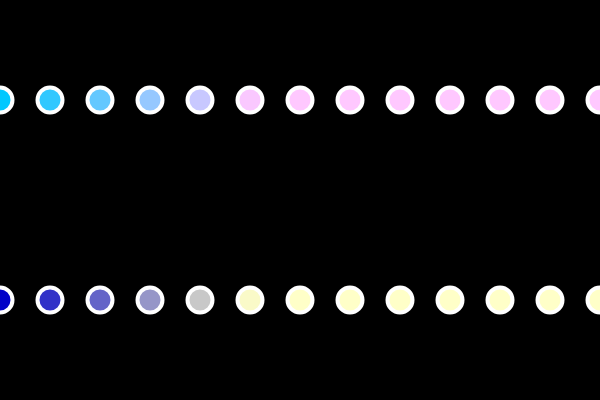
Frame 1 (no input)
Frame 60 (no input): identical to frame 1, image omitted
Frame 120 (the mouse pressed at the canvas centre since frame 60): identical to frame 1, image omitted

The p5.js sketch that drew this single still picture (run headless with seeded random() and noise() and a simulated clock; from frame 60 on, the mouse is pressed at the canvas centre):

// p5.js sketch
// ── sketch.js

function setup() {
  createCanvas(600, 400);
}

function draw() {
  background(0);
  strokeWeight(4);
  stroke(255);
  
  
  var x = 0;
  while(x <= width){
      fill(x, 200, 255);
     ellipse(x, 100, 25, 25);
     x += 50;
  }
 
 
 for(var x = 0; x <= width; x+=50)
 {
  fill(x, x, 200);
  ellipse(x, 300, 25, 25);
 }
}
